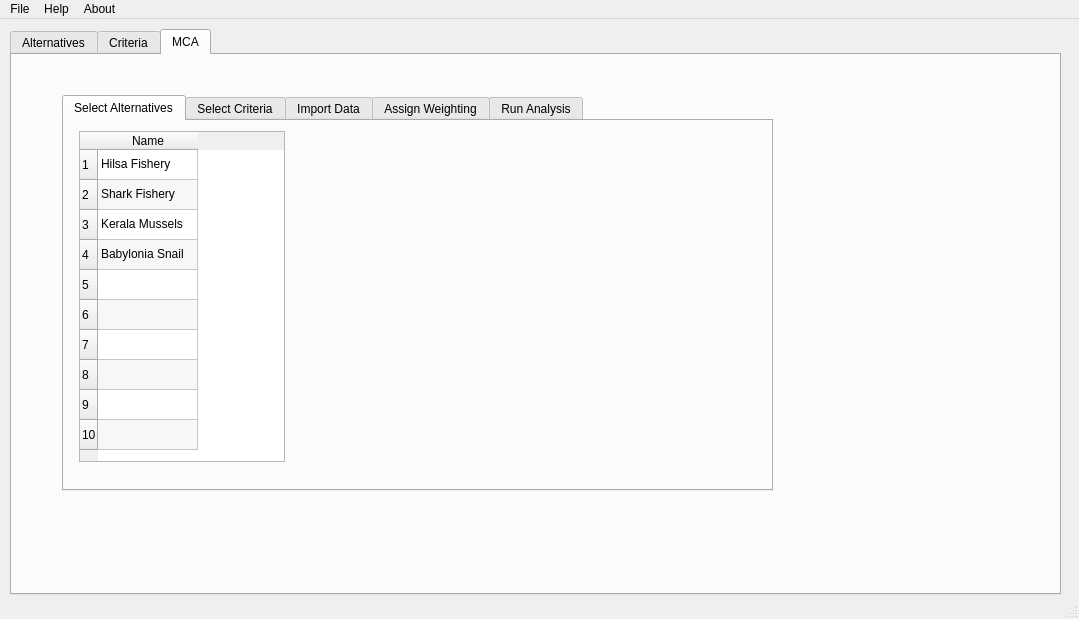
<ui version="4.0" >
 <class>MainWindow</class>
 <widget class="QMainWindow" name="MainWindow" >
  <property name="geometry" >
   <rect>
    <x>0</x>
    <y>0</y>
    <width>1079</width>
    <height>619</height>
   </rect>
  </property>
  <property name="windowTitle" >
   <string>Delphos</string>
  </property>
  <widget class="QWidget" name="centralwidget" >
   <widget class="QTabWidget" name="tabProject" >
    <property name="geometry" >
     <rect>
      <x>10</x>
      <y>10</y>
      <width>1051</width>
      <height>566</height>
     </rect>
    </property>
    <property name="currentIndex" >
     <number>2</number>
    </property>
    <widget class="QWidget" name="tab" >
     <attribute name="title" >
      <string>Alternatives</string>
     </attribute>
     <widget class="QGroupBox" name="groupBox" >
      <property name="geometry" >
       <rect>
        <x>10</x>
        <y>10</y>
        <width>111</width>
        <height>56</height>
       </rect>
      </property>
      <property name="title" >
       <string/>
      </property>
      <widget class="QPushButton" name="pushButton_2" >
       <property name="geometry" >
        <rect>
         <x>0</x>
         <y>0</y>
         <width>113</width>
         <height>32</height>
        </rect>
       </property>
       <property name="text" >
        <string>Add</string>
       </property>
      </widget>
      <widget class="QPushButton" name="pushButton_5" >
       <property name="geometry" >
        <rect>
         <x>0</x>
         <y>25</y>
         <width>113</width>
         <height>32</height>
        </rect>
       </property>
       <property name="text" >
        <string>Remove</string>
       </property>
      </widget>
     </widget>
     <widget class="QTableWidget" name="tableWidget_3" >
      <property name="enabled" >
       <bool>true</bool>
      </property>
      <property name="geometry" >
       <rect>
        <x>130</x>
        <y>10</y>
        <width>206</width>
        <height>331</height>
       </rect>
      </property>
      <property name="mouseTracking" >
       <bool>false</bool>
      </property>
      <property name="editTriggers" >
       <set>QAbstractItemView::NoEditTriggers</set>
      </property>
      <property name="alternatingRowColors" >
       <bool>true</bool>
      </property>
      <property name="horizontalScrollMode" >
       <enum>QAbstractItemView::ScrollPerPixel</enum>
      </property>
      <property name="rowCount" >
       <number>10</number>
      </property>
      <property name="columnCount" >
       <number>1</number>
      </property>
      <row>
       <property name="text" >
        <string>1</string>
       </property>
      </row>
      <row>
       <property name="text" >
        <string>2</string>
       </property>
      </row>
      <row>
       <property name="text" >
        <string>3</string>
       </property>
      </row>
      <row>
       <property name="text" >
        <string>4</string>
       </property>
      </row>
      <row/>
      <row/>
      <row/>
      <row/>
      <row/>
      <row/>
      <column>
       <property name="text" >
        <string>Name</string>
       </property>
      </column>
      <item row="0" column="0" >
       <property name="text" >
        <string>Hilsa Fishery</string>
       </property>
      </item>
      <item row="1" column="0" >
       <property name="text" >
        <string>Shark Fishery</string>
       </property>
      </item>
      <item row="2" column="0" >
       <property name="text" >
        <string>Kerala Mussels</string>
       </property>
      </item>
      <item row="3" column="0" >
       <property name="text" >
        <string>Babylonia Snail</string>
       </property>
      </item>
     </widget>
    </widget>
    <widget class="QWidget" name="tab_2" >
     <attribute name="title" >
      <string>Criteria</string>
     </attribute>
     <widget class="QPushButton" name="pushButton" >
      <property name="geometry" >
       <rect>
        <x>10</x>
        <y>10</y>
        <width>113</width>
        <height>32</height>
       </rect>
      </property>
      <property name="text" >
       <string>Add</string>
      </property>
     </widget>
     <widget class="QPushButton" name="pushButton_4" >
      <property name="geometry" >
       <rect>
        <x>10</x>
        <y>60</y>
        <width>113</width>
        <height>32</height>
       </rect>
      </property>
      <property name="text" >
       <string>Remove</string>
      </property>
     </widget>
     <widget class="QGroupBox" name="groupBox_2" >
      <property name="geometry" >
       <rect>
        <x>10</x>
        <y>10</y>
        <width>111</width>
        <height>81</height>
       </rect>
      </property>
      <property name="title" >
       <string/>
      </property>
      <widget class="QPushButton" name="pushButton_7" >
       <property name="geometry" >
        <rect>
         <x>0</x>
         <y>25</y>
         <width>113</width>
         <height>32</height>
        </rect>
       </property>
       <property name="text" >
        <string>Edit</string>
       </property>
      </widget>
     </widget>
     <widget class="QTableWidget" name="tableWidget_2" >
      <property name="geometry" >
       <rect>
        <x>130</x>
        <y>10</y>
        <width>901</width>
        <height>306</height>
       </rect>
      </property>
      <property name="editTriggers" >
       <set>QAbstractItemView::NoEditTriggers</set>
      </property>
      <property name="alternatingRowColors" >
       <bool>true</bool>
      </property>
      <property name="horizontalScrollMode" >
       <enum>QAbstractItemView::ScrollPerPixel</enum>
      </property>
      <property name="rowCount" >
       <number>10</number>
      </property>
      <property name="columnCount" >
       <number>3</number>
      </property>
      <row>
       <property name="text" >
        <string>1</string>
       </property>
      </row>
      <row>
       <property name="text" >
        <string>2</string>
       </property>
      </row>
      <row>
       <property name="text" >
        <string>3</string>
       </property>
      </row>
      <row>
       <property name="text" >
        <string>4</string>
       </property>
      </row>
      <row>
       <property name="text" >
        <string>5</string>
       </property>
      </row>
      <row>
       <property name="text" >
        <string>6</string>
       </property>
      </row>
      <row/>
      <row/>
      <row/>
      <row/>
      <column>
       <property name="text" >
        <string>Type</string>
       </property>
      </column>
      <column>
       <property name="text" >
        <string>Description</string>
       </property>
      </column>
      <column>
       <property name="text" >
        <string>Cost/Benefit</string>
       </property>
      </column>
      <item row="0" column="0" >
       <property name="text" >
        <string>ordinal</string>
       </property>
      </item>
      <item row="0" column="1" >
       <property name="text" >
        <string>Fisher's current interest to start a certification program</string>
       </property>
      </item>
      <item row="0" column="2" >
       <property name="text" >
        <string>benefit</string>
       </property>
      </item>
      <item row="1" column="0" >
       <property name="text" >
        <string>ratio</string>
       </property>
      </item>
      <item row="1" column="1" >
       <property name="text" >
        <string>Years for which catch per unit effort data are available</string>
       </property>
      </item>
      <item row="1" column="2" >
       <property name="text" >
        <string>benefit</string>
       </property>
      </item>
      <item row="2" column="0" >
       <property name="text" >
        <string>ordinal</string>
       </property>
      </item>
      <item row="2" column="1" >
       <property name="text" >
        <string>Level of understanding of population dynamics</string>
       </property>
      </item>
      <item row="2" column="2" >
       <property name="text" >
        <string>benefit</string>
       </property>
      </item>
      <item row="3" column="0" >
       <property name="text" >
        <string>ordinal</string>
       </property>
      </item>
      <item row="3" column="1" >
       <property name="text" >
        <string>Level of community participation in fishery management</string>
       </property>
      </item>
      <item row="3" column="2" >
       <property name="text" >
        <string>benefit</string>
       </property>
      </item>
      <item row="4" column="0" >
       <property name="text" >
        <string>ordinal</string>
       </property>
      </item>
      <item row="4" column="1" >
       <property name="text" >
        <string>By catch level</string>
       </property>
      </item>
      <item row="4" column="2" >
       <property name="text" >
        <string>benefit</string>
       </property>
      </item>
      <item row="5" column="0" >
       <property name="text" >
        <string>ordinal</string>
       </property>
      </item>
      <item row="5" column="1" >
       <property name="text" >
        <string>Gear ecosystem interactions</string>
       </property>
      </item>
      <item row="5" column="2" >
       <property name="text" >
        <string>benefit</string>
       </property>
      </item>
     </widget>
    </widget>
    <widget class="QWidget" name="tab_4" >
     <attribute name="title" >
      <string>MCA</string>
     </attribute>
     <widget class="QTabWidget" name="tabWidget" >
      <property name="geometry" >
       <rect>
        <x>50</x>
        <y>40</y>
        <width>711</width>
        <height>396</height>
       </rect>
      </property>
      <property name="currentIndex" >
       <number>0</number>
      </property>
      <widget class="QWidget" name="tab_7" >
       <attribute name="title" >
        <string>Select Alternatives</string>
       </attribute>
       <widget class="QTableWidget" name="tableWidget_4" >
        <property name="enabled" >
         <bool>true</bool>
        </property>
        <property name="geometry" >
         <rect>
          <x>15</x>
          <y>10</y>
          <width>206</width>
          <height>331</height>
         </rect>
        </property>
        <property name="mouseTracking" >
         <bool>false</bool>
        </property>
        <property name="editTriggers" >
         <set>QAbstractItemView::NoEditTriggers</set>
        </property>
        <property name="alternatingRowColors" >
         <bool>true</bool>
        </property>
        <property name="horizontalScrollMode" >
         <enum>QAbstractItemView::ScrollPerPixel</enum>
        </property>
        <property name="rowCount" >
         <number>10</number>
        </property>
        <property name="columnCount" >
         <number>1</number>
        </property>
        <row>
         <property name="text" >
          <string>1</string>
         </property>
        </row>
        <row>
         <property name="text" >
          <string>2</string>
         </property>
        </row>
        <row>
         <property name="text" >
          <string>3</string>
         </property>
        </row>
        <row>
         <property name="text" >
          <string>4</string>
         </property>
        </row>
        <row/>
        <row/>
        <row/>
        <row/>
        <row/>
        <row/>
        <column>
         <property name="text" >
          <string>Name</string>
         </property>
        </column>
        <item row="0" column="0" >
         <property name="text" >
          <string>Hilsa Fishery</string>
         </property>
        </item>
        <item row="1" column="0" >
         <property name="text" >
          <string>Shark Fishery</string>
         </property>
        </item>
        <item row="2" column="0" >
         <property name="text" >
          <string>Kerala Mussels</string>
         </property>
        </item>
        <item row="3" column="0" >
         <property name="text" >
          <string>Babylonia Snail</string>
         </property>
        </item>
       </widget>
      </widget>
      <widget class="QWidget" name="tab_8" >
       <attribute name="title" >
        <string>Select Criteria</string>
       </attribute>
      </widget>
      <widget class="QWidget" name="tab_5" >
       <attribute name="title" >
        <string>Import Data</string>
       </attribute>
       <widget class="QTableWidget" name="FisheryDataTable_2" >
        <property name="geometry" >
         <rect>
          <x>5</x>
          <y>20</y>
          <width>751</width>
          <height>119</height>
         </rect>
        </property>
        <row>
         <property name="text" >
          <string>Fisher's current interest to start a certificate program</string>
         </property>
        </row>
        <row>
         <property name="text" >
          <string>Level of understanding of population dynamics</string>
         </property>
        </row>
        <row>
         <property name="text" >
          <string>Level of communication in fishery management</string>
         </property>
        </row>
        <column>
         <property name="text" >
          <string>Hilsa Fishery</string>
         </property>
        </column>
        <column>
         <property name="text" >
          <string>Shark Fishery</string>
         </property>
        </column>
        <column>
         <property name="text" >
          <string>Kerala Mussels</string>
         </property>
        </column>
        <column>
         <property name="text" >
          <string>Babylonia Snail</string>
         </property>
        </column>
       </widget>
      </widget>
      <widget class="QWidget" name="tab_6" >
       <attribute name="title" >
        <string>Assign Weighting</string>
       </attribute>
      </widget>
      <widget class="QWidget" name="tab_9" >
       <attribute name="title" >
        <string>Run Analysis</string>
       </attribute>
      </widget>
     </widget>
    </widget>
   </widget>
  </widget>
  <widget class="QMenuBar" name="menubar" >
   <property name="geometry" >
    <rect>
     <x>0</x>
     <y>0</y>
     <width>1079</width>
     <height>22</height>
    </rect>
   </property>
   <widget class="QMenu" name="menuFile" >
    <property name="title" >
     <string>File</string>
    </property>
    <addaction name="MenuOpenProject" />
    <addaction name="actionExit_Delphos" />
    <addaction name="actionExit_Delphos_2" />
   </widget>
   <widget class="QMenu" name="menuHelp" >
    <property name="title" >
     <string>Help</string>
    </property>
    <addaction name="actionDelphos_Help" />
   </widget>
   <widget class="QMenu" name="menuAbout" >
    <property name="title" >
     <string>About</string>
    </property>
    <addaction name="actionAbout_Delphos" />
   </widget>
   <addaction name="menuFile" />
   <addaction name="menuHelp" />
   <addaction name="menuAbout" />
  </widget>
  <widget class="QStatusBar" name="statusbar" />
  <action name="actionFile" >
   <property name="text" >
    <string>File</string>
   </property>
  </action>
  <action name="actionImport" >
   <property name="text" >
    <string>Import</string>
   </property>
  </action>
  <action name="MenuOpenProject" >
   <property name="text" >
    <string>Open Project</string>
   </property>
  </action>
  <action name="actionExit_Delphos" >
   <property name="text" >
    <string>Print</string>
   </property>
  </action>
  <action name="actionAbout_Delphos" >
   <property name="text" >
    <string>About Delphos</string>
   </property>
  </action>
  <action name="actionDelphos_Help" >
   <property name="text" >
    <string>Delphos Help</string>
   </property>
  </action>
  <action name="actionExit_Delphos_2" >
   <property name="text" >
    <string>Exit Delphos</string>
   </property>
  </action>
 </widget>
 <resources/>
 <connections/>
</ui>
